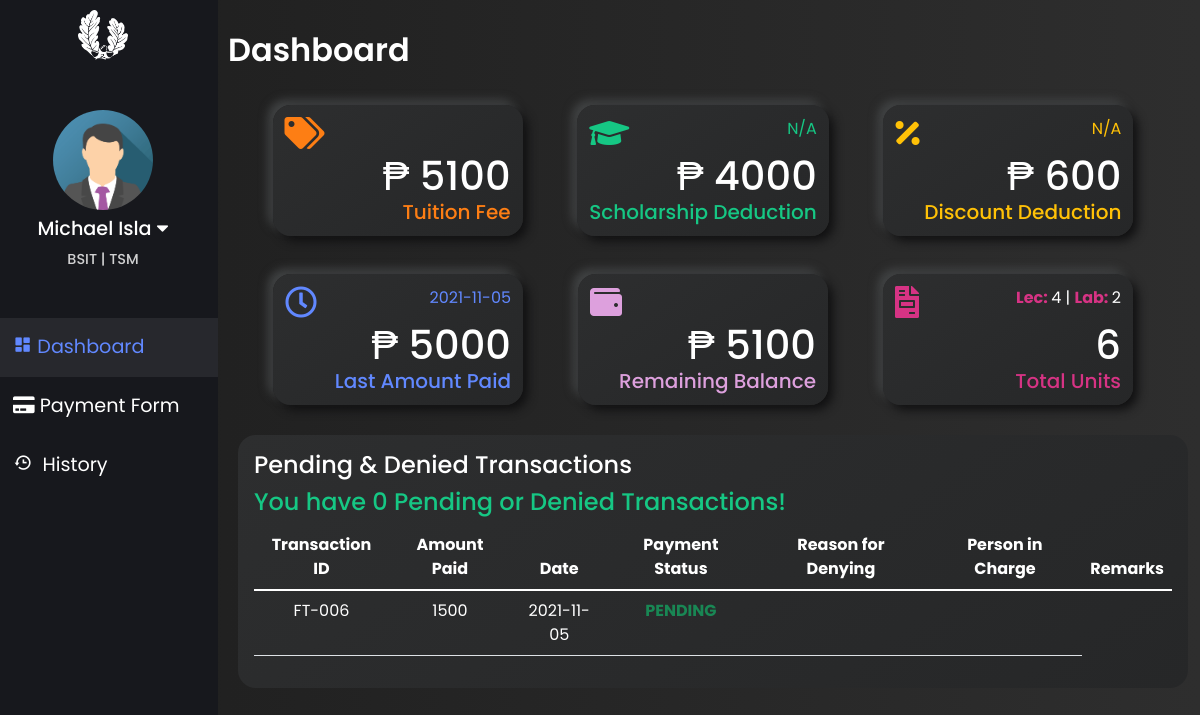
The app's page /html/student_access.php (signed in), older data.
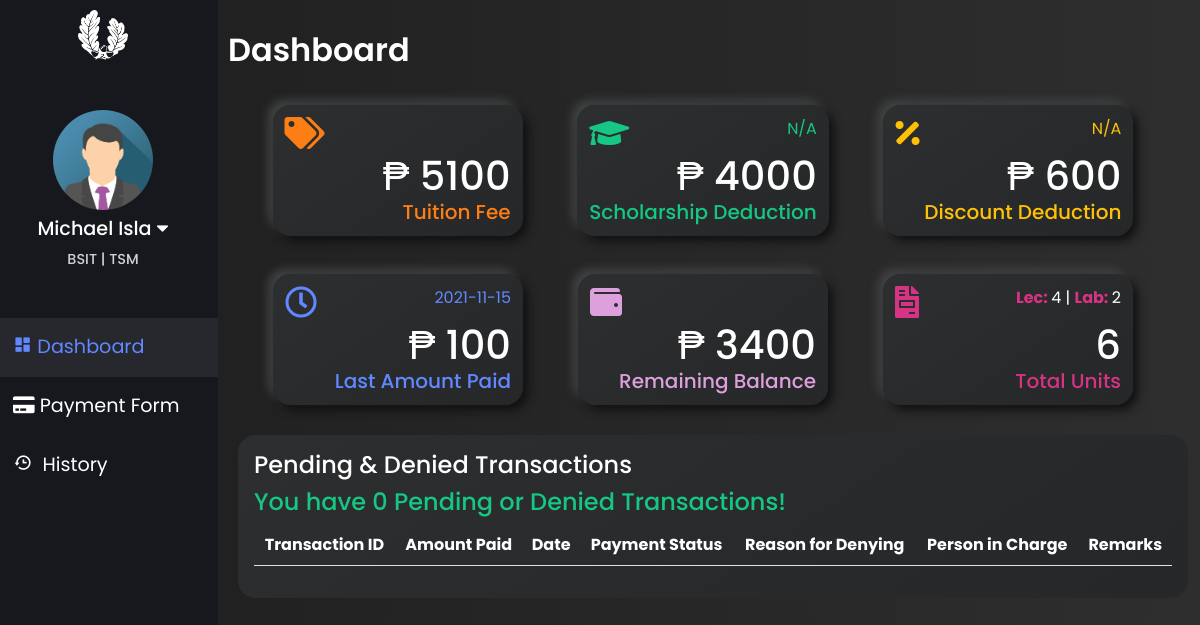
The same page, newer data.
### tables this page shows
CREATE TABLE `tbl_student_school_details` (
  `stud_id` int(11) NOT NULL,
  `LRN` varchar(100) NOT NULL,
  `stud_type` varchar(100) NOT NULL,
  `csi_academic_year` varchar(100) NOT NULL,
  `csi_semester` varchar(100) NOT NULL,
  `csi_program` varchar(255) NOT NULL,
  `csi_major` longtext NOT NULL,
  `csi_year_level` varchar(100) NOT NULL
);

CREATE TABLE `tbl_student_fees` (
  `program_id` int(11) NOT NULL,
  `stud_id` int(11) NOT NULL,
  `fullname` varchar(100) NOT NULL,
  `csi_year_level` varchar(100) NOT NULL,
  `scholar_desc` varchar(100) NOT NULL,
  `scholar_type` varchar(255) NOT NULL,
  `discount_type` varchar(100) NOT NULL,
  `tuition_fee` int(100) NOT NULL,
  `lab_units` int(11) NOT NULL,
  `lec_units` int(11) NOT NULL,
  `assessed_fee` int(11) NOT NULL,
  `total_amount_paid` int(11) NOT NULL,
  `balance` int(11) NOT NULL,
  `remarks` varchar(100) NOT NULL
);

CREATE TABLE `tbl_pending_payments` (
  `transaction_no` varchar(50) NOT NULL,
  `stud_id` int(11) NOT NULL,
  `fullname` varchar(100) NOT NULL,
  `email` varchar(255) NOT NULL,
  `amount` int(11) NOT NULL,
  `payment_gateway` varchar(100) NOT NULL,
  `sales_invoice` longtext NOT NULL,
  `transaction_date` date NOT NULL,
  `status` varchar(100) NOT NULL,
  `reasonToDeny` longtext NOT NULL,
  `cashier_id` int(11) NOT NULL,
  `cashier_name` varchar(255) NOT NULL
);

### html/student_access.php (the view, shortened to what this page needs)
<?php
        if(!isset($_SESSION['stud_id']) && $_SESSION['role'] != 'Student'){
            header('Location: login.php');
        }else{
            include_once '../connection/Config.php';
            $sqlStud ="SELECT det.*,fees.*
                        FROM tbl_student_school_details AS det
                        INNER JOIN tbl_student_fees AS fees ON det.stud_id = fees.stud_id
                        WHERE det.stud_id = ?";
            $stmtStud = $con->prepare($sqlStud);
            $stmtStud->bind_param('s', $_SESSION['stud_id']);
            $stmtStud->execute();
            $resStud = $stmtStud->get_result();
            $rowStud = $resStud->fetch_assoc();
            $sqlLatestPaidDate ="SELECT  amount, transaction_date
                                FROM tbl_payments WHERE stud_id = ?
                                ORDER BY transaction_date DESC LIMIT 1";
            $stmtLatestPaidDate = $con->prepare($sqlLatestPaidDate);
            $stmtLatestPaidDate->bind_param('s', $_SESSION['stud_id']);
            $stmtLatestPaidDate->execute();
            $resLatestPaidDate = $stmtLatestPaidDate->get_result();
            $rowLatestPaidDate = $resLatestPaidDate->fetch_assoc();
            if($resLatestPaidDate->num_rows > 0){
                $amount = $rowLatestPaidDate['amount'];
                $date = $rowLatestPaidDate['transaction_date'];
            }else{
                $amount = 'N/A';
                $date = 'N/A';
            }
        }
?>
    <!DOCTYPE html>
    <html lang="en">
    <head>
          <link rel="stylesheet" href="https://cdn.jsdelivr.net/npm/bootstrap@5.1.3/dist/css/bootstrap.min.css">
        <link rel="stylesheet" type="text/css" href="https://cdn.datatables.net/v/bs5/jq-3.6.0/dt-1.11.3/af-2.3.7/b-2.0.1/r-2.2.9/sp-1.4.0/sl-1.3.3/datatables.min.css"/>
        <link rel="stylesheet" href="https://pro.fontawesome.com/releases/v5.10.0/css/all.css"/>
        <link rel="stylesheet" href="https://cdnjs.cloudflare.com/ajax/libs/font-awesome/5.14.0/css/all.min.css" />
        <link href='https://unpkg.com/boxicons@2.0.9/css/boxicons.min.css' rel='stylesheet'>
        <link rel="stylesheet" type="text/css" href="../css/student_access.css?<?php echo time(); ?>" />
    </head>
    <body>
    <div class="row">
        <div class="col left-tab">
        <img src="../images/logo.png" class="logoLeftTab" alt="">
            <div class="upper-left-tab">
                <img src="..\images\registrar_img\sample_registrar_pic.png" alt="">
                <p class="reg__name" style="font-size: 1.2rem;"><?= $_SESSION['fullname'];?> <i class="fas fa-caret-down" onclick="profile_link_show()"></i></p>
            <p class="reg__name"> <?=$rowStud['csi_program'];?> | <?=$rowStud['csi_major'];?></p>
        </div>
        <div class="nav flex-column nav-pills pl-2 mt-5 align-middle" id="v-pills-tab" role="tablist" aria-orientation="vertical">
            <a class="nav-link active main__" id="v-pills-dashboard-tab" data-toggle="pill" href="#v-pills-dashboard" role="tab" aria-controls="v-pills-dashboard" aria-selected="true"><i class='bx bxs-dashboard'></i>&nbsp;Dashboard</a>
            <a class="nav-link main__" id="v-pills-payment-application-tab" data-toggle="pill" href="#v-pills-payment-application" role="tab" aria-controls="v-pills-payment-application" aria-selected="false"><i class="fas fa-credit-card"></i>&nbsp;Payment Form</a>
            <a class="nav-link main__" id="v-pills-transaction-history-tab" data-toggle="pill" href="#v-pills-transaction-history" role="tab" aria-controls="v-pills-transaction-history" aria-selected="false"><i class='bx bx-history'></i>&nbsp; History</a>
        </div>
        </div>
    <div class="col-md right-tab">
            <div class="tab-content" id="v-pills-tabContent">
                <div class="tab-pane fade show active" id="v-pills-dashboard" role="tabpanel" aria-labelledby="v-pills-dashboard">
                <p class="title_tab_universal my-3">Dashboard</p>
                    <div class="dashBoardBoxContainer mb-2">
                    <div class="dashBoardBox tuition">
                            <i class="fas fa-tags"></i>
                            <h1>₱ <?=$rowStud['tuition_fee'];?></h1>
                            <h3>Tuition Fee</h3>
                        </div>
                        <div class="dashBoardBox scholarship">
                                <i class="fas fa-graduation-cap"></i>
                                <span><?=$rowStud['scholar_desc'];?></span>
                                <h1>₱ 4000</h1>
                                <h3>Scholarship Deduction</h3>
                            </div>
                            <div class="dashBoardBox discount">
                                <i class="fas fa-percentage"></i>
                                <span><?=$rowStud['discount_type'];?></span>
                                <h1>₱ 600</h1>
                                <h3>Discount Deduction</h3>
                            </div>
                    </div>
                    <div class="dashBoardBoxContainer">
                    <div class="dashBoardBox lastPaid">
                            <i class="far fa-clock"></i>
                            <span><?= $date?></span>
                            <h1>₱ <?= $amount?></h1>
                            <h3>Last Amount Paid</h3>
                        </div>
                        <div class="dashBoardBox remainingBal">
                            <i class="fas fa-wallet"></i>
                            <h1>₱ <?=$rowStud['balance'];?></h1>
                            <h3>Remaining Balance</h3>
                        </div>
                            <div class="dashBoardBox email">
                            <i class="fas fa-file-invoice"></i>
                                <span style="color: var(--white)"><strong style="font-size: 1rem; color: var(--pink)">Lec: </strong><?=$rowStud['lab_units'];?> | <strong style="font-size: 1rem; color: var(--pink)">Lab: </strong><?=$rowStud['lec_units'];?></span>
                                <h1><?=$rowStud['lab_units'] +  $rowStud['lec_units'];?></h1>
                                <h3>Total Units</h3>
                            </div>
                    </div>
                        <div class="pendingTransactionTbl p-3">
                        <h4 id="pendingnDenied">Pending & Denied Transactions</h4>
                        <h4 id="noTransaction" style="color: var(--greenPrimary)">You have 0 Pending or Denied Transactions!</h4>
                        <table id="pendingTbl" class="table" style="color: var(--white);">
                        <thead class="text-center">
                            <tr>
                                    <th scope="col">Transaction ID</th>
                                    <th scope="col">Amount Paid</th>
                                    <th scope="col">Date</th>
                                    <th scope="col">Payment Status</th>
                                    <th scope="col">Reason for Denying</th>
                                    <th scope="col">Person in Charge</th>
                                    <th scope="col">Remarks</th>
                            </tr>
                        </thead>
                                <tbody class="text-center">
                                <?php
                                $sql = "SELECT transaction_no, amount, transaction_date, status, reasonToDeny,cashier_name
                                        FROM tbl_pending_payments WHERE stud_id = ?";
                                $stmt = $con->prepare($sql);
                                $stmt->bind_param('s', $_SESSION['stud_id']);
                                $stmt->execute();
                                $res = $stmt->get_result();
                                $count = $res->num_rows;
                                    ?>
                                <?php
                                if($count > 0){
                                while($data = $res->fetch_assoc()){?>
                                <tr class="text-center">
                                    <td><?=$data['transaction_no'];?></td>
                                    <td><?=$data['amount'];?></td>
                                    <td><?=$data['transaction_date'];?></td>
                                    <?php if($data['status'] == 'Pending'){?>
                                        <td class="text-success text-uppercase fw-bold"><?=$data['status'];?></td>
                                    <?php }else{ ?>
                                        <td class="text-danger text-uppercase fw-bold"><?=$data['status'];?>
                                        </td>
                                    <?php }?>
                                    <td><?=$data['reasonToDeny'];?></td>
                                    <td><?=$data['cashier_name'];?></td>
                                </tr>
                                <?php }?>
                                <?php }else{?>
                                <?php }
                                ?>
                                </tbody>
                            </table>
                            </div>
                </div>
            </div>
        </div>
    </div>
    </body>
    </html>

### css/student_access.css (style rules this page uses)
:root { font-size: 16px; --font-school-name: 'Zilla Slab', serif; --font-tagline: 'Overpass', sans-serif; --primary: #3861fb; --secondary: #6188ff; --greenPrimary: #16c784; --greenSecondary: #56c59a; --purple: #DDA0DD; --orange: #fd7e14; --yellow: #ffc107; --pink: #d63384; --white: #ffffff; --leftTabBg: #17181d; --secondDarkBg: #222531; --thirdDarkBg: #394158; --activeColorBg: rgb(56, 56, 63, 0.5); }
html, body { background: linear-gradient(to right, #1e1e1e, #2e2e2e); color: var(--white); }
* { font-family: 'Poppins', sans-serif; margin: 0; padding: 0; box-sizing: border-box; }
.left-tab { padding: 0; top: 0; bottom: 0; overflow-y: auto; max-width: 230px; position: fixed; background-color: var(--leftTabBg); color: var(--white); z-index: 999; height: 100%; }
.logoLeftTab { width: 50px; height: 50px; display: block; margin: 10px auto; }
.upper-left-tab { position: relative; }
.upper-left-tab > * { transition: 300ms ease; }
.upper-left-tab img { width: 100px; height: 100px; border-radius: 50%; display: block; margin: 50px auto 5px; }
.reg__name { text-align: center; margin: 0; font-weight: 500; margin-bottom: 3px; }
.reg__name:last-child { font-size: .9rem; opacity: .8; }
.reg__name i { cursor: pointer; }
.nav-link.main__ { color: var(--white-color); font-size: 1.2rem; padding: 15px 25px; width: 100%; text-align: left; transition: 250ms; border-radius: 0; }
.nav-link.main__.active { background: var(--activeColorBg); color: var(--secondary); border-radius: 0; }
.row { width: 100%; }
.title_tab_universal { font-size: 2rem; font-weight: 600; color: white; }
.right-tab { margin-left: 230px; padding: 10px; }
.dashBoardBoxContainer { display: flex; width: 100%; flex-wrap: wrap; justify-content: space-evenly; }
.dashBoardBox { min-width: 250px; border-radius: 18px; background: linear-gradient(145deg, #2d2e2f, #262728); box-shadow: 5px 5px 10px #111112, -5px -5px 10px #434546; backdrop-filter: blur(1.8px); -webkit-backdrop-filter: blur(1.8px); padding: 12px; position: relative; margin: 15px 10px; }
.pendingTransactionTbl { width: 100%; border-radius: 18px; background: linear-gradient(145deg, #2d2e2f, #262728); padding: 12px; position: relative; position: relative; margin: 15px 10px; }
.dashBoardBox h3 { font-size: 20px; margin: 0; padding: 0; text-align: right; }
.dashBoardBox i { font-size: 2rem; }
.dashBoardBox h1 { margin: 0; padding: 0; color: var(--white); text-align: right; }
.dashBoardBox span { font-size: 16px; float: right; }
.lastPaid { color: var(--secondary); }
.remainingBal { color: var(--purple); }
.tuition { color: var(--orange); }
.scholarship { color: var(--greenPrimary); }
.discount { color: var(--yellow); }
.email { color: var(--pink); }

Row changes from the older to the newer data that the page shows:
removed tbl_pending_payments: transaction_no "FT-006", amount "1500", transaction_date "2021-11-05", status "PENDING"
changed through a linked row, tbl_student_school_details "BSIT": tbl_student_fees.balance "5100" → "3400"
Text that changed along with them:
$date: "2021-11-05" → "2021-11-15"
$amount: "5000" → "100"
